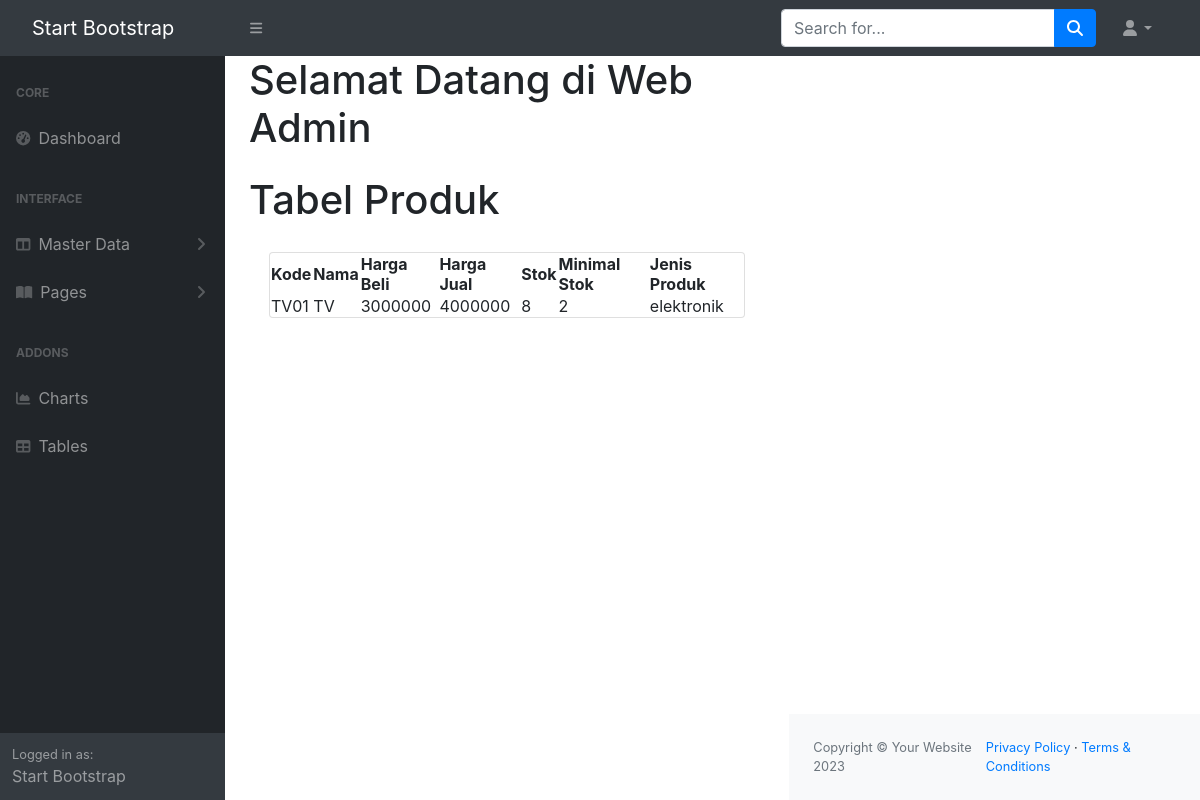
/admin/index.php?url=product_detail&id=1, run on the app's committed database.
### tables this page shows
CREATE TABLE `produk` (
  `id` int(11) NOT NULL,
  `kode` varchar(10) DEFAULT NULL,
  `nama` varchar(45) NOT NULL,
  `harga_beli` double DEFAULT NULL,
  `harga_jual` double DEFAULT NULL,
  `stok` int(11) DEFAULT NULL,
  `min_stok` int(11) DEFAULT NULL,
  `jenis_produk_id` int(11) NOT NULL
);

CREATE TABLE `jenis_produk` (
  `id` int(11) NOT NULL,
  `nama` varchar(20) DEFAULT NULL,
  `ket` varchar(50) DEFAULT NULL
);

### admin/models/Produk.php (called while the page is built, shortened)
<?php
class Produk {
 private $koneksi;
 public function __construct(){
    global $dbh;
    $this->koneksi = $dbh;
}
public function getProduk($id){
    $sql = "SELECT produk.*, jenis_produk.nama as kategori FROM produk INNER JOIN
    jenis_produk ON jenis_produk.id = produk.jenis_produk_id WHERE produk.id = ?";
    $ps = $this->koneksi->prepare($sql);
    $ps->execute([$id]);
    $rs = $ps->fetch();
    return $rs;
}
}
?>

### admin/product_detail.php (the view)
<?php
$id = $_REQUEST['id'];
$model = new Produk();
$produk = $model->getProduk($id);
?>
<h1 class="mt-4">Tabel Produk</h1>
<div class="card-body">
    <div class="card mb-4">
        <table id="datatablesSimple">
            <thead>
                <tr>
                    <th>Kode</th>
                    <th>Nama </th>
                    <th>Harga Beli</th>
                    <th>Harga Jual</th>
                    <th>Stok</th>
                    <th>Minimal Stok</th>
                    <th>Jenis Produk</th>
                </tr>
            </thead>
                <tbody>
                    <tr>
                        <td><?= $produk['kode']?></td>
                        <td><?= $produk['nama']?></td>
                        <td><?= $produk['harga_beli']?></td>
                        <td><?= $produk['harga_jual']?></td>
                        <td><?= $produk['stok']?></td>
                        <td><?= $produk['min_stok']?></td>
                        <td><?= $produk['kategori']?></td>
                    </tr>
            </tbody>
        </table>
    </div>
</div>

### data on the page
produk: kode "TV01", nama "TV", harga_beli "3000000", harga_jual "4000000", stok "8", min_stok "2", jenis_produk.nama "elektronik"
